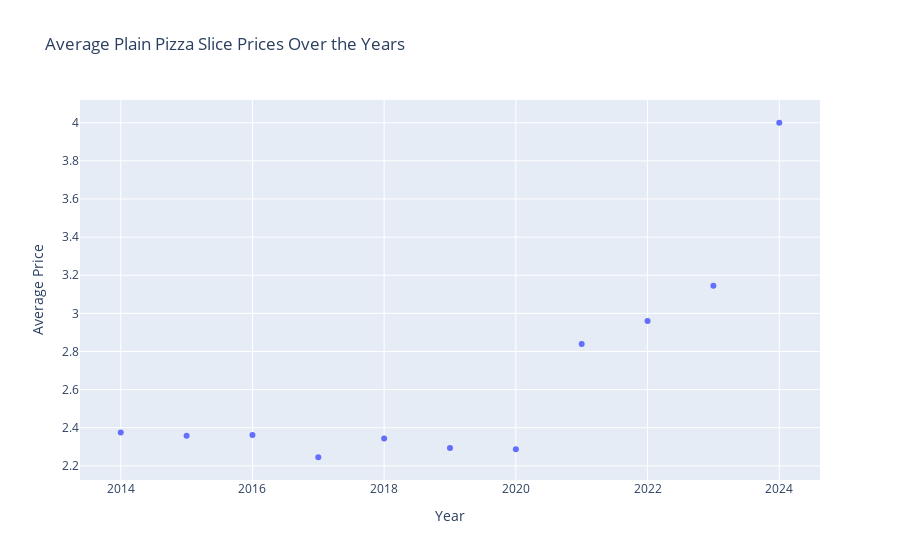

The notebook cell saved with this chart:
### Code cell
#| label: scatter_plot
# Assuming you have a DataFrame named nyp
# Replace 'nyp' with your actual DataFrame

# Filter the DataFrame for 'Plain' style
plain_pizza_nyp = nyp[nyp['Style'] == 'Plain']

# Calculate the average price for each year
average_prices = plain_pizza_nyp.groupby('Year')['Price as number'].mean().reset_index()

# Create a scatter plot using Plotly Express
fig = px.scatter(
    average_prices,
    x='Year',
    y='Price as number',
    labels={'Price as number': 'Average Price'},
    title='Average Plain Pizza Slice Prices Over the Years'
)

# Show the plot
fig.show()

### Figure 1 — Plotly figure (JSON) as saved in the notebook; plotly's stock layout.template omitted (floating-point values rounded to 4 significant figures)
{"data": [{"hovertemplate": "Year=%{x}<br>Average Price=%{y}<extra></extra>", "legendgroup": "", "marker": {"color": "#636efa", "symbol": "circle"}, "mode": "markers", "name": "", "orientation": "v", "showlegend": false, "type": "scatter", "x": [2014, 2015, 2016, 2017, 2018, 2019, 2020, 2021, 2022, 2023, 2024], "xaxis": "x", "y": [2.375, 2.358, 2.362, 2.245, 2.343, 2.293, 2.287, 2.839, 2.96, 3.144, 4], "yaxis": "y"}], "layout": {"autosize": true, "legend": {"tracegroupgap": 0}, "title": {"text": "Average Plain Pizza Slice Prices Over the Years"}, "xaxis": {"anchor": "y", "autorange": true, "domain": [0, 1], "range": [2013.0, 2025.0], "title": {"text": "Year"}, "type": "linear"}, "yaxis": {"anchor": "x", "autorange": true, "domain": [0, 1], "range": [2.1, 4.145], "title": {"text": "Average Price"}, "type": "linear"}}}
